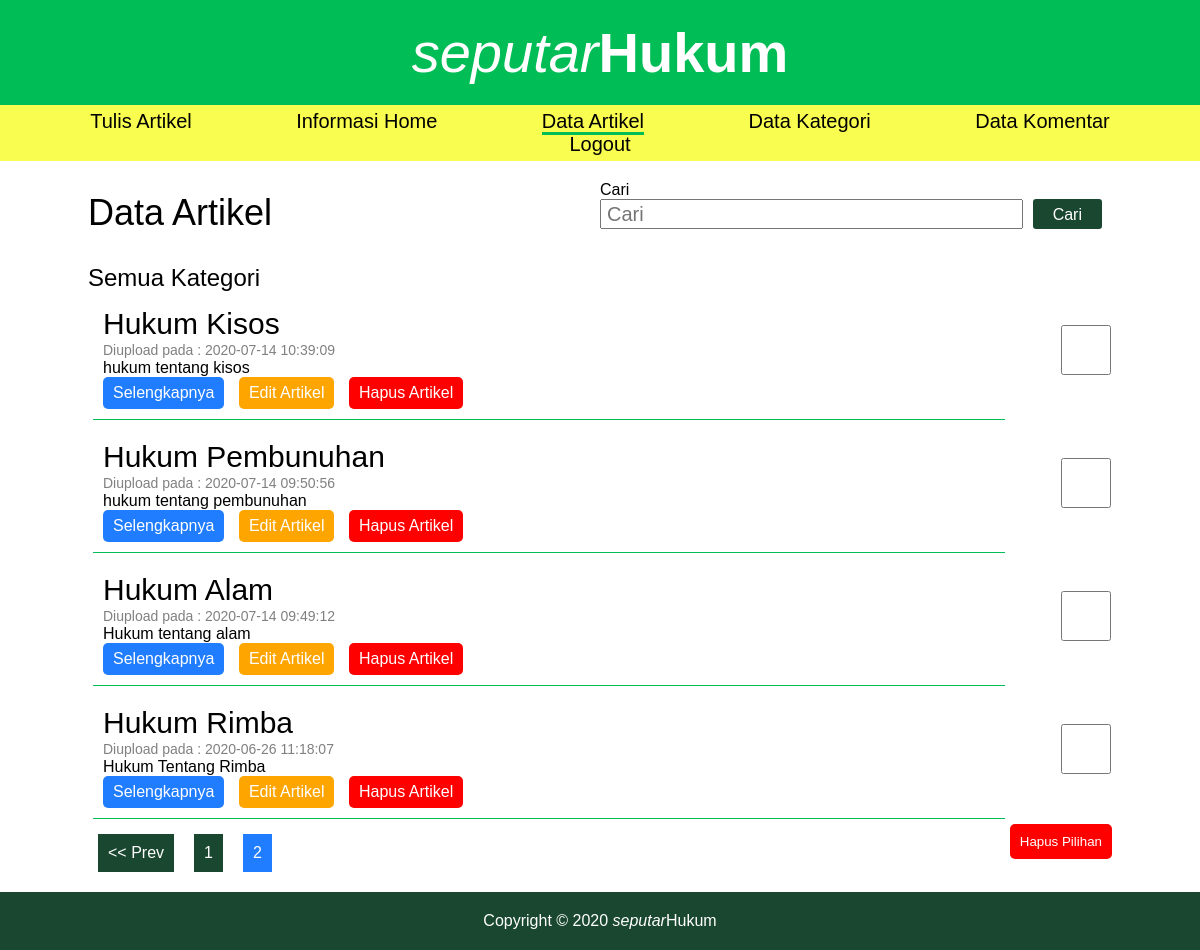
/index.php?page=data_artikel&pagination=2 (signed in), run on the app's committed database.
### tables this page shows
CREATE TABLE `artikel` (
  `id_artikel` int(11) NOT NULL,
  `judul` varchar(255) NOT NULL,
  `id_kategori` int(11) NOT NULL,
  `deskripsi` varchar(255) NOT NULL,
  `isi` mediumtext NOT NULL,
  `tgl_dibuat` datetime NOT NULL DEFAULT current_timestamp()
);

### data_artikel.php (the view, shortened to what this page needs)
<?php
    $pagination = isset($_GET['pagination']) ? $_GET['pagination'] : 1;
    $cari = isset($_GET['cari']) ? $_GET['cari'] : false;
    $id_kategori = isset($_GET['id_kategori']) ? $_GET['id_kategori'] : false;
    $data_per_halaman = 5;
    $mulai_dari = ($pagination - 1) * $data_per_halaman;
?>
<div class="container">
    <div class="header-data-artikel">
        <h2>Data Artikel</h2>
        <form action="<?= BASE_URL.'index.php?page=data_artikel' ?>" method="get">
            <div class="element-form">
                <label>Cari</label>
                <span><input type="text" name="cari" value="<?= $cari ?>" placeholder="Cari"><input type="submit" value="Cari"></span>
            </div>
        </form>
    </div>
    <section class='frame-list-artikel'>
        <?php
            $where = "";
            if(!$id_kategori){
                echo "<h2 style='font-weight:normal;'>Semua Kategori</h2>";
            }
            $statementArtikel = $conn->prepare("SELECT artikel.*,kategori.kategori,kategori.id_kategori FROM artikel JOIN kategori ON kategori.id_kategori = artikel.id_kategori $where ORDER BY artikel.tgl_dibuat DESC LIMIT $mulai_dari, $data_per_halaman ");
            $statementArtikel->execute();
            $result = $statementArtikel->fetchAll(PDO::FETCH_ASSOC);
            $boxClass = "";
            if($level){
                $boxClass = "box-artikel-data";
            }
            if(count($result) != 0):
            foreach($result as $row){
                echo "<div class='$boxClass'>
                        <div class='box-artikel'>
                            <label>$row[judul]</label>
                            <label>Diupload pada : $row[tgl_dibuat]</label>
                            <p>$row[deskripsi]</p>
                        ";
                        ?>
                            <span>
                                <a href="<?= BASE_URL.'index.php?page=artikel&id_artikel='.$row['id_artikel'].'' ?>" class='button-readmore'>Selengkapnya</a>
                                <a href="<?= BASE_URL.'index.php?page=tulis_artikel&id_artikel='.$row['id_artikel'].'&button=edit' ?>" class="button-edit">Edit Artikel</a>
                                <a href="<?= BASE_URL.'proses/hapus_artikel.php?id_artikel='.$row['id_artikel'].'' ?>" class='button-hapus' onclick="return confirm('Apakah Anda yakin? (komentar yang ada di artikel ini juga akan dihapus)')">Hapus Artikel</a>
                            </span>
                        </div>
                        <div class="checkbox-artikel">
                            <form action="<?= BASE_URL.'proses/hapus_artikel.php' ?>" method="POST">
                                <input type="checkbox" name="selected[]" value="<?= $row['id_artikel'] ?>">
                        </div>
                    </div>
            <?php
            }
            ?>
                <input type="submit" name="delete" class="hapus-pilihan" value="Hapus Pilihan" onclick="return confirm('Apakah anda yakin? (komentar yang ada di artikel ini juga akan dihapus)')">
                <?php
            endif;
            ?>
    </section>
</div>

### assets/css/style.css (style rules this page uses)
* { font-family: 'Chaparral Pro',sans-serif; margin: 0px; padding: 0px; }
.element-form { margin-bottom: 15px; }
.element-form label { display: block; }
.element-form span { display: block; }
.element-form span input[type=text],input[type="email"], input[type=password], textarea, select { width:100%; padding:5px; box-sizing: border-box; font-size: 20px; }
.element-form span input[type=submit] { background: #1A472F; border: none; color: white; padding: 7px 20px; margin: 10px 0; border-radius: 3px; font-size: 16px; cursor: pointer; }
.button-hapus { background: red; color: white; padding: 7px 10px; border-radius: 5px; display: inline-block; text-decoration: none; }
.button-readmore { text-decoration: none; background: #207DFF; padding: 7px 10px; color: white; border-radius: 5px; display: inline-block; margin-right: 10px; }
.button-edit { text-decoration: none; background: orange; padding: 7px 10px; color: white; border-radius: 5px; display: inline-block; margin-right: 10px; }
.container { max-width: 1024px; margin: 10px auto; }
.checkbox-artikel { position: relative; text-align: center; }
.hapus-pilihan { padding:10px; background:red; color:white; border:none; border-radius:5px; cursor:pointer; float:right; }
.checkbox-artikel input { position: absolute; top: 25%; width: 50px; height: 50px; }
.box-artikel-data { display: grid; grid-template-columns: 90% 10%; }
.box-artikel { padding: 10px; border-bottom: 1px solid #00BD56; margin: 5px; word-break: break-word; }
.box-artikel label:nth-child(1) { font-size: 30px; display: block; }
.box-artikel label:nth-child(2),.box-artikel label:nth-child(3) { display: inline; margin-right: 5px; color: gray; font-size: 14px; }
.header-data-artikel { display: flex; margin: 20px 0; }
.header-data-artikel form { flex: 1; }
.header-data-artikel h2 { flex: 1; font-weight: normal; font-size: 36px; align-self: center; }
.header-data-artikel form label { display: block; }
.header-data-artikel form span { display: flex; }
.header-data-artikel form span input[type="text"] { margin-right: 10px; height: 30px; }
.header-data-artikel form span input[type="submit"] { margin: 0px; margin-right: 10px; height: 30px; }

### data on the page
artikel: judul "Hukum Kisos", tgl_dibuat "2020-07-14 10:39:09", deskripsi "hukum tentang kisos"
artikel: judul "Hukum Pembunuhan", tgl_dibuat "2020-07-14 09:50:56", deskripsi "hukum tentang pembunuhan"
artikel: judul "Hukum Alam", tgl_dibuat "2020-07-14 09:49:12", deskripsi "Hukum tentang alam"
artikel: judul "Hukum Rimba", tgl_dibuat "2020-06-26 11:18:07", deskripsi "Hukum Tentang Rimba"
